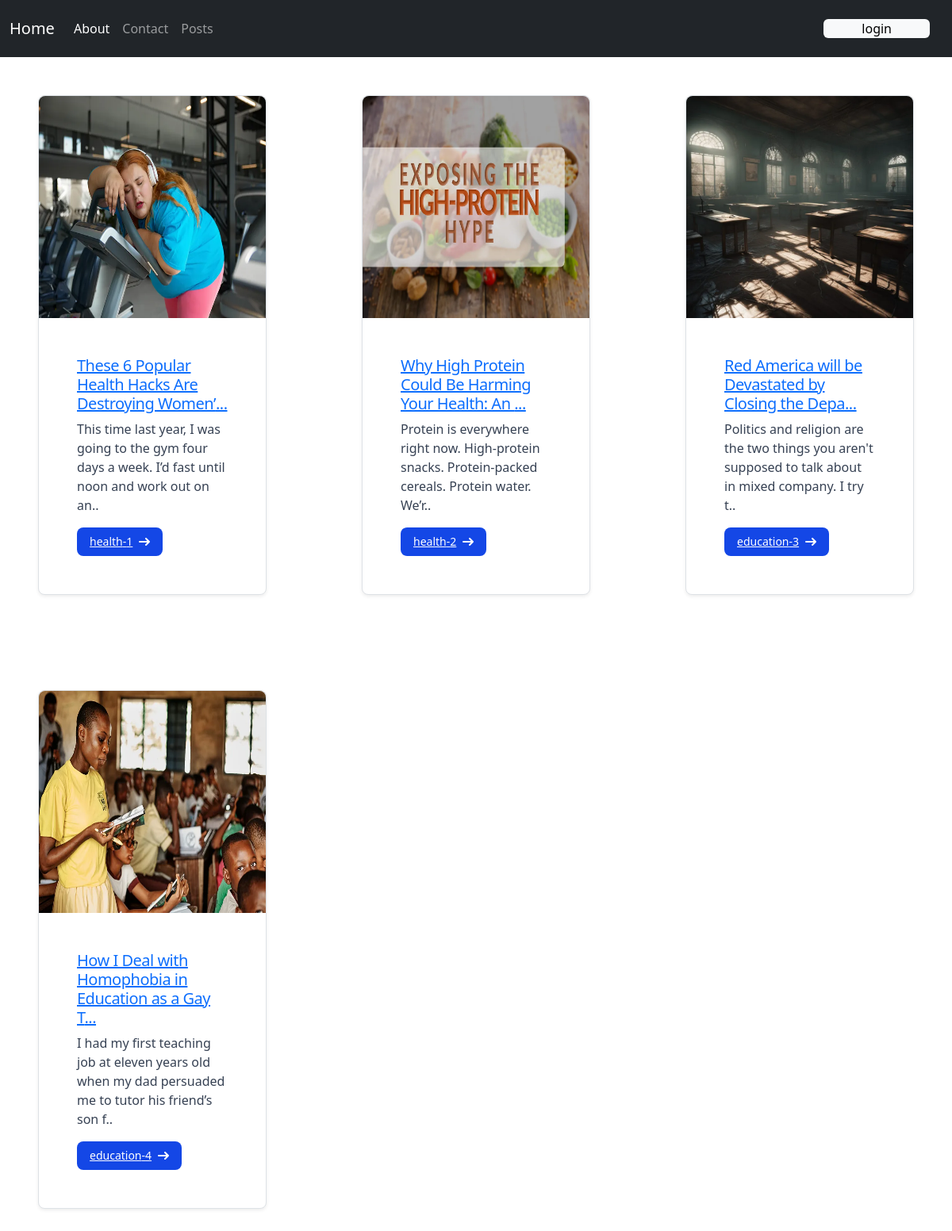
Screenshot of /all_blogs/ with the database file from the repository.
### all_blogs/models.py (models this page shows, shortened)
class Blog(models.Model):
    BLOGS_TYPE=[
        ('food','Food'),
        ('travel','Travel'),
        ('lifestyle','Lifestyle'),
        ('technology','Technology'),
        ('fashion','Fashion'),
        ('fitness','Fitness'),
        ('health','Health'),
        ('education','Education'),
        ('business','Business'),
        ('entertainment','Entertainment')
    ]
    user = models.ForeignKey(User, on_delete=models.CASCADE, related_name='blogs', null=True, blank=True)
    title = models.CharField(max_length=200)
    pub_date = models.DateTimeField(default=timezone.now)
    body = models.TextField()
    blog_type= models.CharField(max_length=50, choices=BLOGS_TYPE)
    image = models.ImageField(upload_to='blogs_media/')

### all_blogs/views.py (the view)
# urls.py: path('', views.all_blogs, name='all_blogs'),
def all_blogs(request):
    blogs= Blog.objects.all()
    return render(request, 'all_blogs/all_blogs.html', {'blogs': blogs})

### all_blogs/templates/all_blogs/all_blogs.html (shortened to what this page needs)
{% extends "layout.html" %}
{% block content %}
<div class="grid grid-cols-1 sm:grid-cols-2 md:grid-cols-3 gap-6">
{% for post in blogs %}
    <div class="mx-5 my-5 max-w-sm bg-white border border-gray-200 rounded-lg shadow-sm dark:bg-gray-800 dark:border-gray-700">
        <a href="{% url 'blog_details' post.id %}">
            <img class="w-100 h-70 rounded-t-lg" src="{{post.image.url}}" alt="blog image" />
        </a>
        <div class="p-5">
            <a href="{% url 'blog_details' post.id %}">
                <h5 class="mb-2 text-2xl font-bold tracking-tight text-gray-900 dark:text-white"> {{ post.title|slice:"50" }}...</h5>
            </a>
            <p class="mb-3 font-normal text-gray-700 dark:text-gray-400">{{post.body|slice:"100"}}..</p>
            <a href="{% url 'blog_details' post.id %}" class="inline-flex items-center px-3 py-2 text-sm font-medium text-center text-white bg-blue-700 rounded-lg hover:bg-blue-800 focus:ring-4 focus:outline-none focus:ring-blue-300 dark:bg-blue-600 dark:hover:bg-blue-700 dark:focus:ring-blue-800">
                {{post.blog_type}}-{{post.id}}
                 <svg class="rtl:rotate-180 w-3.5 h-3.5 ms-2" aria-hidden="true" xmlns="http://www.w3.org/2000/svg" fill="none" viewBox="0 0 14 10">
                    <path stroke="currentColor" stroke-linecap="round" stroke-linejoin="round" stroke-width="2" d="M1 5h12m0 0L9 1m4 4L9 9"/>
                </svg>
            </a>
        </div>
    </div>
{% endfor %}
</div>
{% endblock content %}

### templates/layout.html (shortened to what this page needs)
{% load static %}
<!DOCTYPE html>
<html lang="en">
<head>
    <link rel="stylesheet" href="{% static 'css/dist/styles.css' %}">
    <link href="https://cdn.jsdelivr.net/npm/bootstrap@5.3.5/dist/css/bootstrap.min.css" rel="stylesheet">
</head>
<body>
    <nav class="navbar navbar-expand-lg navbar-dark bg-dark">
      <div class="container-fluid">
        <div class="collapse navbar-collapse" id="navbarTogglerDemo01">
          <a class="navbar-brand" href="{% url 'home' %}">Home</a>
          <ul class="navbar-nav me-auto mb-2 mb-lg-0">
            <li class="nav-item">
              <a class="nav-link active" aria-current="page" href="#">About</a>
            </li>
            <li class="nav-item">
              <a class="nav-link" href="#">Contact</a>
            </li>
            <li class="nav-item">
              <a class="nav-link" href="{% url 'all_blogs' %}">Posts</a>
            </li>
          </ul>
          <a href="{% url 'login_page' %}" class="nav-link m-3 px-5 bg-light hover:bg-blue-700 text-black text-lg rounded" >login</a>
        </div>
      </div>
    </nav>
   {% block content %}efef{% endblock  %}
</body>
</html>

### rows the page displays
Blog: image (picture), title "These 6 Popular Health Hacks Are Destroying Women’", body "This time last year, I was going to the gym four days a week. I’d fast until noon and work out on an", blog_type "health", id "1"
Blog: image (picture), title "Why High Protein Could Be Harming Your Health: An", body "Protein is everywhere right now. High-protein snacks. Protein-packed cereals. Protein water. We’r", blog_type "health", id "2"
Blog: image (picture), title "Red America will be Devastated by Closing the Depa", body "Politics and religion are the two things you aren't supposed to talk about in mixed company. I try t", blog_type "education", id "3"
Blog: image (picture), title "How I Deal with Homophobia in Education as a Gay T", body "I had my first teaching job at eleven years old when my dad persuaded me to tutor his friend’s son f", blog_type "education", id "4"
